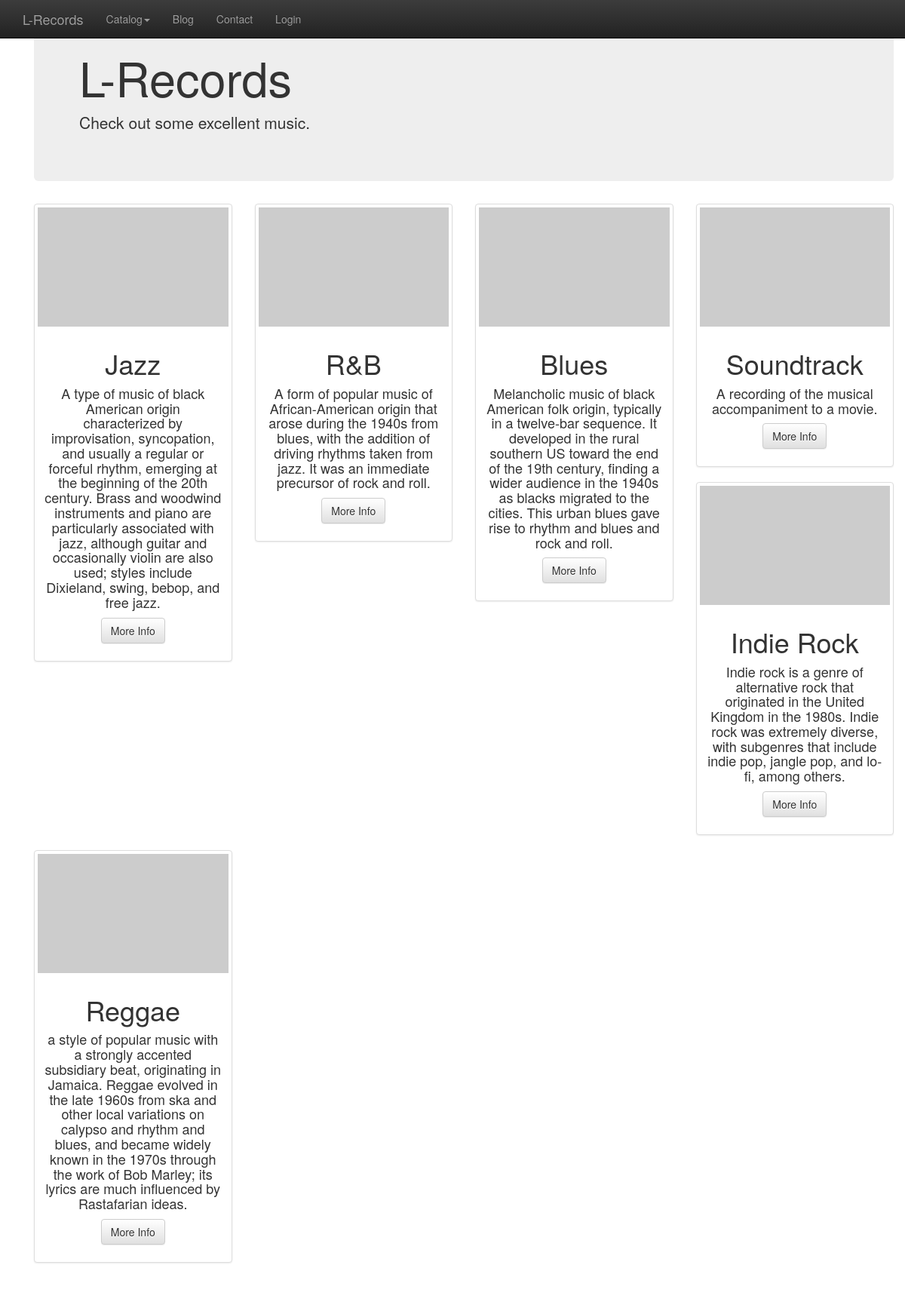
Page /genres on the earlier database version.
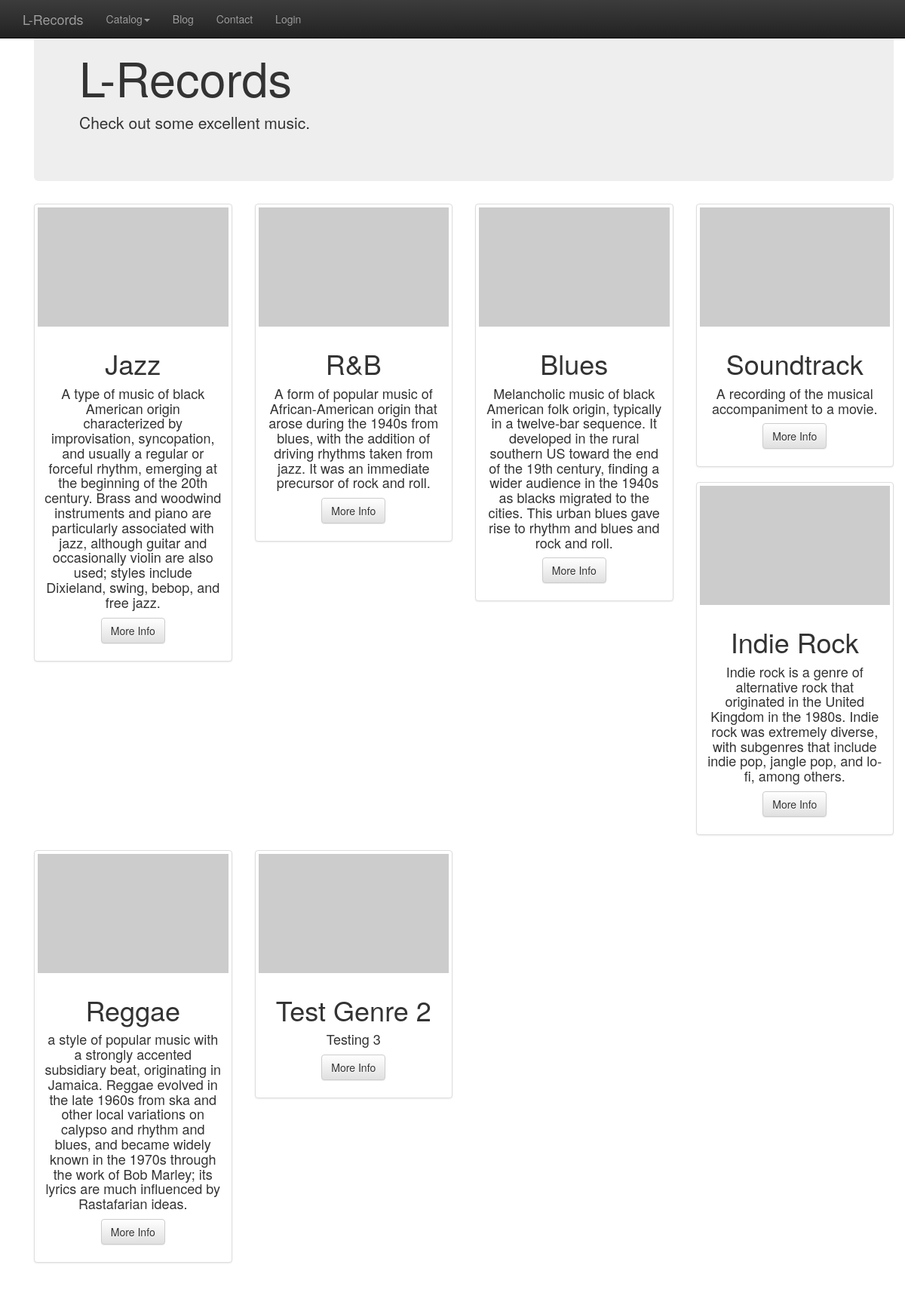
Same page on the later database version.
### app/records/record_model.py (models this page shows, shortened)
class Base(db.Model):
	__abstract__ = True
	id = db.Column(db.Integer, primary_key=True)
	date_created  = db.Column(db.DateTime, default=db.func.current_timestamp())
	date_modified = db.Column(db.DateTime, default=db.func.current_timestamp(), onupdate=db.func.current_timestamp())

class Genre(Base):
	__tablename__ = 'genre'
	id = db.Column(db.Integer, primary_key=True)
	genre_name = db.Column(db.String(250), nullable=False)
	description = db.Column(db.String, nullable=True)

### app/records/record_controllers.py (the view)
@recordBase.route('/genres', methods=['GET', 'POST'])
def showGenres():
    genres = db.session.query(Genre).all()
    if 'username' not in login_session:
        return render_template("genres/genres.html", genres = genres, loggedIn = False)
    else:
        return render_template("genres/genres.html", genres = genres, loggedIn = True)

### app/templates/genres/genres.html
{% extends "main.html" %} {% block content %} {% include "header.html" %}
<div class="row text-center">
    {% for genre in genres %}
    <div class="col-md-3 col-sm-6 hero-feature">
        <div class="thumbnail">
            <img src="http://placehold.it/800x500" alt="">
            <div class="caption">
                <h1>{{ genre.genre_name }}</h1>
                <h4>{{ genre.description }}</h4>
                <p>
                    <a href="/genres/{{ genre.id }}" class="btn btn-default">More Info</a>
                </p>
            </div>
        </div>
        {% if loop.index is divisibleby 3 %}
        <br>
        <br> {% endif %}
    </div>
    {% endfor %}
</div>
{% endblock %}

### app/templates/main.html (shortened to what this page needs)
<!DOCTYPE html>
<html lang="en">
<head>
    <link rel=stylesheet type=text/css href="{{ url_for('static', filename='records.css') }}">
    <link rel="stylesheet" href="https://maxcdn.bootstrapcdn.com/bootstrap/3.3.6/css/bootstrap.min.css">
    <link rel="stylesheet" href="https://maxcdn.bootstrapcdn.com/bootstrap/3.3.6/css/bootstrap-theme.min.css">
</head>
<body>
    <div class="container">
        {% block content %} {% endblock %}
    </div>
</body>
</html>

### app/templates/header.html (shortened to what this page needs)
<nav class="navbar navbar-inverse navbar-fixed-top" role="navigation">
    <div class="container">
        <div class="navbar-header">
            <a class="navbar-brand" href="/records">L-Records</a>
        </div>
        <div class="collapse navbar-collapse" id="navbar-collapse-1">
            <ul class="nav navbar-nav">
                <li class="dropdown">
                    <a href="#" class="dropdown-toggle" data-toggle="dropdown" role="button" aria-haspopup="true" aria-expanded="false">Catalog<span class="caret"></span></a>
                </li>
                <li>
                    <a href="#">Blog</a>
                </li>
                <li>
                    <a href="#">Contact</a>
                </li>
                <li class='pull-right'>
                    {% if loggedIn %}
                    <a href='/gdisconnect'>Logout</a> {% else %}<a href='/login'>Login</a> {% endif %}
                </li>
            </ul>
        </div>
    </div>
</nav>
<div class="container">
    <header class="jumbotron">
        <div class="fluid-container">
            <h1>L-Records</h1>
            <p>Check out some excellent music.</p>
        </div>
    </header>

Differences in the rows shown:
added Genre: genre_name "Test Genre 2", description "Testing 3"
